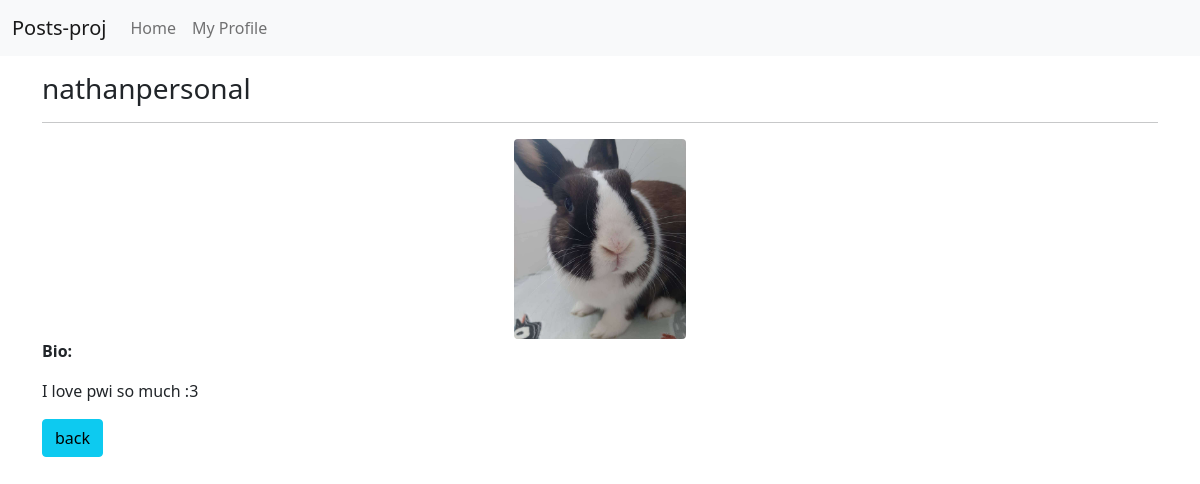
/profiles/1/ (signed in), run on an earlier commit of the app's database.
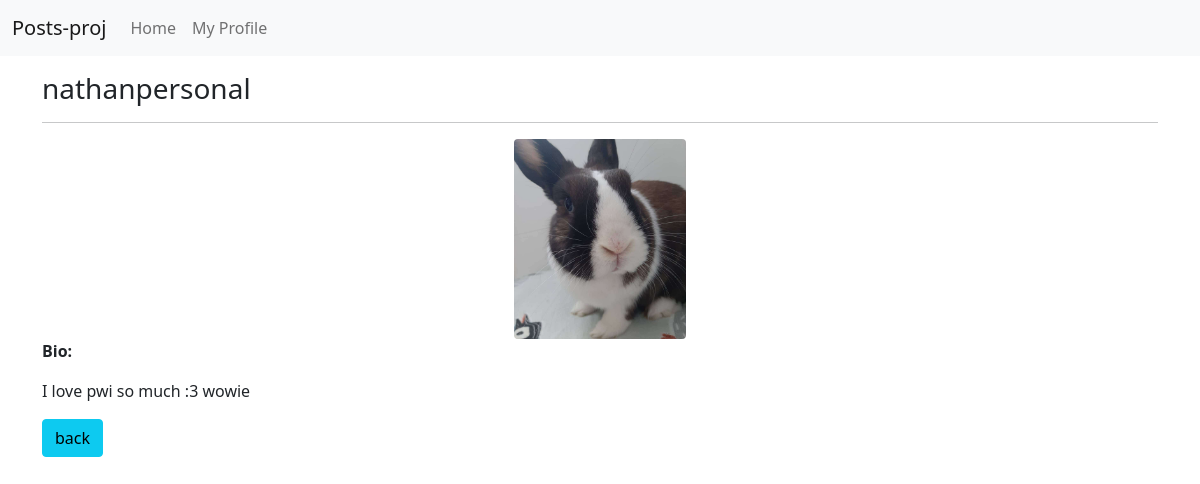
And on a later commit of the database.
### profiles/models.py (models this page shows, shortened)
class Profile(models.Model):
    user = models.OneToOneField(User, on_delete=models.CASCADE)
    bio = models.TextField(blank=True)
    avatar = models.ImageField(default='avatar.png', upload_to='avatars')
    updated = models.DateTimeField(auto_now=True)
    created = models.DateTimeField(auto_now_add=True)

### profiles/views.py (the view)
# urls.py: path('<pk>/', profile_detail, name='profile_detail'),
@login_required
def profile_detail(request, pk):
    obj = Profile.objects.get(pk=pk)
    context = {
        'obj': obj,
    }
    return render(request, 'profiles/profile.html', context)

### profiles/templates/profiles/profile.html (shortened to what this page needs)
{% extends "base.html" %}
{% load static %}
{% block content %}
    <h3>{{obj.user}}</h3>
    <hr>
    <div class="text-center" id="avatar-box">
        <img src="{{obj.avatar.url}}" class="rounded" height="200px" width="auto" alt="{{obj.user.username}}">
    </div>
    <form id="profile-form">
        <p><b>Bio:</b></p>
        <p>{{obj.bio}}</p>
        <input type=button value="back" class="btn btn-info" onClick="javascript:history.go(-1);">
    </form>
{% endblock content %}

What changed in the data, as far as the page shows it:
changed Profile "nathanpersonal": bio "I love pwi so much :3" → "I love pwi so much :3 wowie"
